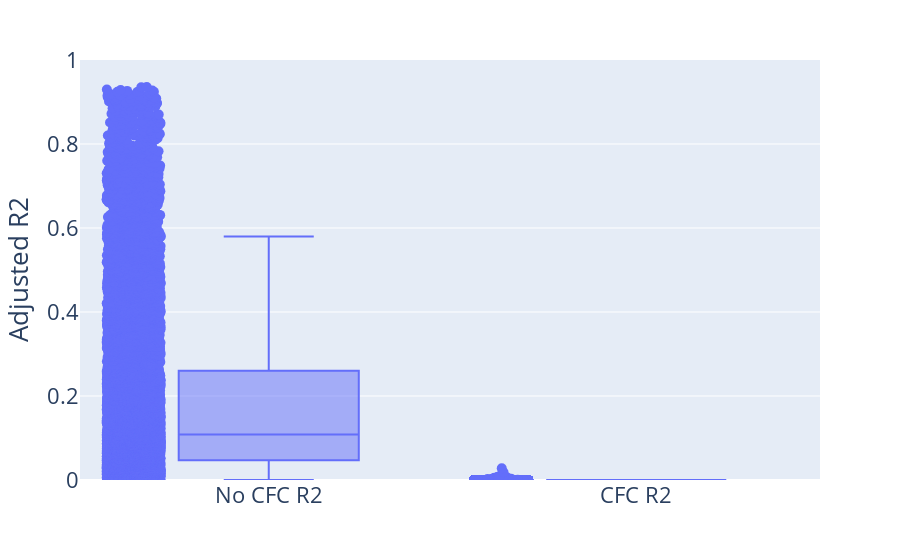

Notebook code cell kept with this figure:
### Code cell
# Visualise results
fig = px.box(results, labels={"variable": "", "value": "Adjusted R2"}, points="all")


fig.update_layout(legend=dict(font=dict(size=24), title=""), font=dict(size=22))
fig.update_traces(marker=dict(size=10))


fig.update_yaxes(range=[0, 1])
fig.write_image("../Plots/AdjR2.jpg")
fig.show()

### Figure 1 — Plotly figure (JSON) as saved in the notebook; plotly's stock layout.template omitted (floating-point values rounded to 4 significant figures; data arrays with more than 128 entries replaced by an {"elided": "..."} marker saying what was removed)
{"data": [{"alignmentgroup": "True", "boxpoints": "all", "hovertemplate": "=%{x}<br>Adjusted R2=%{y}<extra></extra>", "legendgroup": "", "marker": {"color": "#636efa", "size": 10}, "name": "", "notched": false, "offsetgroup": "", "orientation": "v", "showlegend": false, "type": "box", "x": {"elided": "20000 str values"}, "x0": " ", "xaxis": "x", "y": {"elided": "20000 float values"}, "y0": " ", "yaxis": "y"}], "layout": {"autosize": true, "boxmode": "group", "font": {"size": 22}, "legend": {"font": {"size": 24}, "title": {"text": ""}, "tracegroupgap": 0}, "margin": {"t": 60}, "xaxis": {"anchor": "y", "autorange": true, "domain": [0, 1], "range": [-0.5106, 1.5], "title": {"text": ""}, "type": "category"}, "yaxis": {"anchor": "x", "domain": [0, 1], "range": [0, 1], "title": {"text": "Adjusted R2"}, "type": "linear"}}}
